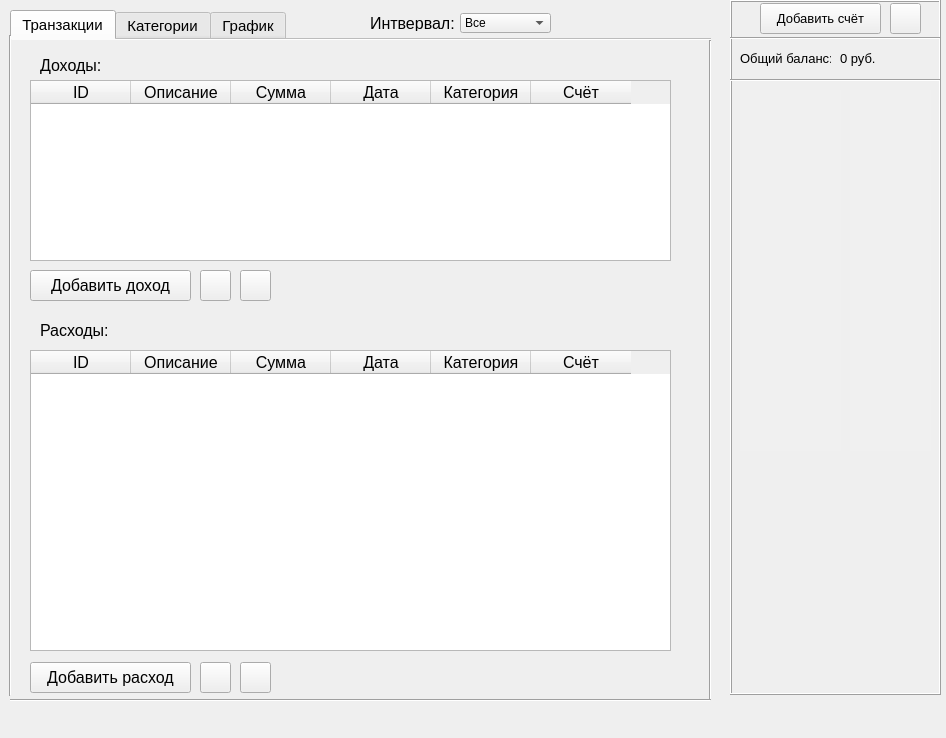
<?xml version="1.0" encoding="UTF-8"?>
<ui version="4.0">
 <class>MainWindow</class>
 <widget class="QMainWindow" name="MainWindow">
  <property name="geometry">
   <rect>
    <x>0</x>
    <y>0</y>
    <width>946</width>
    <height>738</height>
   </rect>
  </property>
  <property name="tabletTracking">
   <bool>false</bool>
  </property>
  <property name="windowTitle">
   <string>MyMoney</string>
  </property>
  <property name="windowIcon">
   <iconset resource="main_window_res.qrc">
    <normaloff>:/newPrefix/res/database_FILL0_wght400_GRAD0_opsz48.svg</normaloff>:/newPrefix/res/database_FILL0_wght400_GRAD0_opsz48.svg</iconset>
  </property>
  <property name="autoFillBackground">
   <bool>false</bool>
  </property>
  <property name="documentMode">
   <bool>false</bool>
  </property>
  <widget class="QWidget" name="centralwidget">
   <widget class="QTabWidget" name="tabWidget">
    <property name="geometry">
     <rect>
      <x>10</x>
      <y>10</y>
      <width>701</width>
      <height>691</height>
     </rect>
    </property>
    <property name="maximumSize">
     <size>
      <width>16777215</width>
      <height>800</height>
     </size>
    </property>
    <property name="font">
     <font>
      <family>Arial</family>
      <pointsize>11</pointsize>
      <weight>50</weight>
      <italic>false</italic>
      <bold>false</bold>
     </font>
    </property>
    <property name="tabletTracking">
     <bool>true</bool>
    </property>
    <property name="autoFillBackground">
     <bool>false</bool>
    </property>
    <property name="styleSheet">
     <string notr="true">border-color: rgb(0, 0, 0);</string>
    </property>
    <property name="tabPosition">
     <enum>QTabWidget::North</enum>
    </property>
    <property name="tabShape">
     <enum>QTabWidget::Rounded</enum>
    </property>
    <property name="currentIndex">
     <number>0</number>
    </property>
    <property name="elideMode">
     <enum>Qt::ElideNone</enum>
    </property>
    <property name="documentMode">
     <bool>true</bool>
    </property>
    <property name="tabBarAutoHide">
     <bool>false</bool>
    </property>
    <widget class="QWidget" name="tab">
     <attribute name="icon">
      <iconset resource="main_window_res.qrc">
       <normaloff>:/newPrefix/res/shopping_basket_FILL0_wght400_GRAD0_opsz48.svg</normaloff>:/newPrefix/res/shopping_basket_FILL0_wght400_GRAD0_opsz48.svg</iconset>
     </attribute>
     <attribute name="title">
      <string>Транзакции</string>
     </attribute>
     <widget class="QTableWidget" name="tableWidget">
      <property name="geometry">
       <rect>
        <x>20</x>
        <y>40</y>
        <width>641</width>
        <height>181</height>
       </rect>
      </property>
      <property name="font">
       <font>
        <pointsize>12</pointsize>
       </font>
      </property>
      <property name="sizeAdjustPolicy">
       <enum>QAbstractScrollArea::AdjustToContents</enum>
      </property>
      <property name="editTriggers">
       <set>QAbstractItemView::AnyKeyPressed|QAbstractItemView::EditKeyPressed</set>
      </property>
      <property name="alternatingRowColors">
       <bool>false</bool>
      </property>
      <property name="sortingEnabled">
       <bool>true</bool>
      </property>
      <column>
       <property name="text">
        <string>ID</string>
       </property>
      </column>
      <column>
       <property name="text">
        <string>Описание</string>
       </property>
      </column>
      <column>
       <property name="text">
        <string>Сумма</string>
       </property>
      </column>
      <column>
       <property name="text">
        <string>Дата</string>
       </property>
      </column>
      <column>
       <property name="text">
        <string>Категория</string>
       </property>
      </column>
      <column>
       <property name="text">
        <string>Счёт</string>
       </property>
      </column>
     </widget>
     <widget class="QTableWidget" name="tableWidget_2">
      <property name="geometry">
       <rect>
        <x>20</x>
        <y>310</y>
        <width>641</width>
        <height>301</height>
       </rect>
      </property>
      <property name="font">
       <font>
        <pointsize>12</pointsize>
        <underline>false</underline>
       </font>
      </property>
      <property name="layoutDirection">
       <enum>Qt::LeftToRight</enum>
      </property>
      <property name="autoFillBackground">
       <bool>false</bool>
      </property>
      <property name="verticalScrollBarPolicy">
       <enum>Qt::ScrollBarAsNeeded</enum>
      </property>
      <property name="sizeAdjustPolicy">
       <enum>QAbstractScrollArea::AdjustToContents</enum>
      </property>
      <property name="editTriggers">
       <set>QAbstractItemView::AnyKeyPressed|QAbstractItemView::EditKeyPressed</set>
      </property>
      <property name="sortingEnabled">
       <bool>true</bool>
      </property>
      <attribute name="horizontalHeaderMinimumSectionSize">
       <number>20</number>
      </attribute>
      <attribute name="verticalHeaderShowSortIndicator" stdset="0">
       <bool>false</bool>
      </attribute>
      <column>
       <property name="text">
        <string>ID</string>
       </property>
      </column>
      <column>
       <property name="text">
        <string>Описание</string>
       </property>
      </column>
      <column>
       <property name="text">
        <string>Сумма</string>
       </property>
      </column>
      <column>
       <property name="text">
        <string>Дата</string>
       </property>
      </column>
      <column>
       <property name="text">
        <string>Категория</string>
       </property>
      </column>
      <column>
       <property name="text">
        <string>Счёт</string>
       </property>
      </column>
     </widget>
     <widget class="QPushButton" name="pushButton_2">
      <property name="geometry">
       <rect>
        <x>20</x>
        <y>230</y>
        <width>161</width>
        <height>31</height>
       </rect>
      </property>
      <property name="font">
       <font>
        <pointsize>12</pointsize>
       </font>
      </property>
      <property name="text">
       <string>Добавить доход</string>
      </property>
      <property name="icon">
       <iconset resource="main_window_res.qrc">
        <normaloff>:/newPrefix/res/add_box_FILL0_wght400_GRAD0_opsz48.svg</normaloff>:/newPrefix/res/add_box_FILL0_wght400_GRAD0_opsz48.svg</iconset>
      </property>
     </widget>
     <widget class="QPushButton" name="pushButton_3">
      <property name="geometry">
       <rect>
        <x>20</x>
        <y>622</y>
        <width>161</width>
        <height>31</height>
       </rect>
      </property>
      <property name="font">
       <font>
        <pointsize>12</pointsize>
       </font>
      </property>
      <property name="text">
       <string>Добавить расход</string>
      </property>
      <property name="icon">
       <iconset resource="main_window_res.qrc">
        <normaloff>:/newPrefix/res/add_box_FILL0_wght400_GRAD0_opsz48.svg</normaloff>:/newPrefix/res/add_box_FILL0_wght400_GRAD0_opsz48.svg</iconset>
      </property>
     </widget>
     <widget class="QLabel" name="label_3">
      <property name="geometry">
       <rect>
        <x>30</x>
        <y>280</y>
        <width>71</width>
        <height>20</height>
       </rect>
      </property>
      <property name="font">
       <font>
        <pointsize>12</pointsize>
       </font>
      </property>
      <property name="text">
       <string>Расходы:</string>
      </property>
     </widget>
     <widget class="QLabel" name="label_4">
      <property name="geometry">
       <rect>
        <x>30</x>
        <y>15</y>
        <width>101</width>
        <height>21</height>
       </rect>
      </property>
      <property name="font">
       <font>
        <pointsize>12</pointsize>
       </font>
      </property>
      <property name="text">
       <string>Доходы:</string>
      </property>
     </widget>
     <widget class="Line" name="line_3">
      <property name="geometry">
       <rect>
        <x>690</x>
        <y>0</y>
        <width>20</width>
        <height>661</height>
       </rect>
      </property>
      <property name="orientation">
       <enum>Qt::Vertical</enum>
      </property>
     </widget>
     <widget class="Line" name="line_4">
      <property name="geometry">
       <rect>
        <x>0</x>
        <y>650</y>
        <width>701</width>
        <height>20</height>
       </rect>
      </property>
      <property name="orientation">
       <enum>Qt::Horizontal</enum>
      </property>
     </widget>
     <widget class="QPushButton" name="pushButton_5">
      <property name="geometry">
       <rect>
        <x>190</x>
        <y>230</y>
        <width>31</width>
        <height>31</height>
       </rect>
      </property>
      <property name="text">
       <string/>
      </property>
      <property name="icon">
       <iconset resource="main_window_res.qrc">
        <normaloff>:/newPrefix/res/edit_FILL0_wght400_GRAD0_opsz48.svg</normaloff>:/newPrefix/res/edit_FILL0_wght400_GRAD0_opsz48.svg</iconset>
      </property>
      <property name="flat">
       <bool>false</bool>
      </property>
     </widget>
     <widget class="QPushButton" name="pushButton_6">
      <property name="geometry">
       <rect>
        <x>230</x>
        <y>230</y>
        <width>31</width>
        <height>31</height>
       </rect>
      </property>
      <property name="text">
       <string/>
      </property>
      <property name="icon">
       <iconset resource="main_window_res.qrc">
        <normaloff>:/newPrefix/res/delete_FILL0_wght400_GRAD0_opsz48.svg</normaloff>:/newPrefix/res/delete_FILL0_wght400_GRAD0_opsz48.svg</iconset>
      </property>
     </widget>
     <widget class="QPushButton" name="pushButton_7">
      <property name="geometry">
       <rect>
        <x>190</x>
        <y>622</y>
        <width>31</width>
        <height>31</height>
       </rect>
      </property>
      <property name="text">
       <string/>
      </property>
      <property name="icon">
       <iconset resource="main_window_res.qrc">
        <normaloff>:/newPrefix/res/edit_FILL0_wght400_GRAD0_opsz48.svg</normaloff>:/newPrefix/res/edit_FILL0_wght400_GRAD0_opsz48.svg</iconset>
      </property>
     </widget>
     <widget class="QPushButton" name="pushButton_8">
      <property name="geometry">
       <rect>
        <x>230</x>
        <y>622</y>
        <width>31</width>
        <height>31</height>
       </rect>
      </property>
      <property name="text">
       <string/>
      </property>
      <property name="icon">
       <iconset resource="main_window_res.qrc">
        <normaloff>:/newPrefix/res/delete_FILL0_wght400_GRAD0_opsz48.svg</normaloff>:/newPrefix/res/delete_FILL0_wght400_GRAD0_opsz48.svg</iconset>
      </property>
     </widget>
    </widget>
    <widget class="QWidget" name="tab_2">
     <attribute name="icon">
      <iconset resource="main_window_res.qrc">
       <normaloff>:/newPrefix/res/menu_FILL0_wght400_GRAD0_opsz48.svg</normaloff>:/newPrefix/res/menu_FILL0_wght400_GRAD0_opsz48.svg</iconset>
     </attribute>
     <attribute name="title">
      <string>Категории</string>
     </attribute>
     <widget class="QPushButton" name="pushButton_4">
      <property name="geometry">
       <rect>
        <x>20</x>
        <y>390</y>
        <width>181</width>
        <height>31</height>
       </rect>
      </property>
      <property name="font">
       <font>
        <pointsize>12</pointsize>
       </font>
      </property>
      <property name="text">
       <string>Добавить категорию</string>
      </property>
      <property name="icon">
       <iconset resource="main_window_res.qrc">
        <normaloff>:/newPrefix/res/add_box_FILL0_wght400_GRAD0_opsz48.svg</normaloff>:/newPrefix/res/add_box_FILL0_wght400_GRAD0_opsz48.svg</iconset>
      </property>
     </widget>
     <widget class="QLabel" name="label_5">
      <property name="geometry">
       <rect>
        <x>20</x>
        <y>13</y>
        <width>81</width>
        <height>20</height>
       </rect>
      </property>
      <property name="font">
       <font>
        <pointsize>12</pointsize>
       </font>
      </property>
      <property name="text">
       <string>Категории:</string>
      </property>
     </widget>
     <widget class="Line" name="line_6">
      <property name="geometry">
       <rect>
        <x>0</x>
        <y>650</y>
        <width>701</width>
        <height>20</height>
       </rect>
      </property>
      <property name="orientation">
       <enum>Qt::Horizontal</enum>
      </property>
     </widget>
     <widget class="Line" name="line_7">
      <property name="geometry">
       <rect>
        <x>690</x>
        <y>0</y>
        <width>20</width>
        <height>661</height>
       </rect>
      </property>
      <property name="orientation">
       <enum>Qt::Vertical</enum>
      </property>
     </widget>
     <widget class="QListWidget" name="listWidget_4">
      <property name="geometry">
       <rect>
        <x>20</x>
        <y>40</y>
        <width>221</width>
        <height>331</height>
       </rect>
      </property>
      <property name="font">
       <font>
        <pointsize>11</pointsize>
       </font>
      </property>
     </widget>
     <widget class="QPushButton" name="pushButton_9">
      <property name="geometry">
       <rect>
        <x>210</x>
        <y>390</y>
        <width>31</width>
        <height>31</height>
       </rect>
      </property>
      <property name="text">
       <string/>
      </property>
      <property name="icon">
       <iconset resource="main_window_res.qrc">
        <normaloff>:/newPrefix/res/delete_FILL0_wght400_GRAD0_opsz48.svg</normaloff>:/newPrefix/res/delete_FILL0_wght400_GRAD0_opsz48.svg</iconset>
      </property>
     </widget>
     <widget class="QPlainTextEdit" name="plainTextEdit">
      <property name="geometry">
       <rect>
        <x>290</x>
        <y>40</y>
        <width>371</width>
        <height>161</height>
       </rect>
      </property>
      <property name="font">
       <font>
        <pointsize>10</pointsize>
       </font>
      </property>
      <property name="styleSheet">
       <string notr="true">background-color: rgb(240, 240, 240);</string>
      </property>
      <property name="frameShape">
       <enum>QFrame::NoFrame</enum>
      </property>
      <property name="frameShadow">
       <enum>QFrame::Sunken</enum>
      </property>
      <property name="verticalScrollBarPolicy">
       <enum>Qt::ScrollBarAlwaysOff</enum>
      </property>
      <property name="horizontalScrollBarPolicy">
       <enum>Qt::ScrollBarAlwaysOff</enum>
      </property>
      <property name="textInteractionFlags">
       <set>Qt::TextSelectableByKeyboard|Qt::TextSelectableByMouse</set>
      </property>
     </widget>
     <widget class="QLabel" name="label_10">
      <property name="geometry">
       <rect>
        <x>80</x>
        <y>370</y>
        <width>161</width>
        <height>16</height>
       </rect>
      </property>
      <property name="font">
       <font>
        <family>Arial</family>
        <pointsize>7</pointsize>
        <weight>50</weight>
        <italic>false</italic>
        <bold>false</bold>
        <underline>true</underline>
       </font>
      </property>
      <property name="text">
       <string>Двойной клик для доп. инофрмации</string>
      </property>
     </widget>
    </widget>
    <widget class="QWidget" name="tab_3">
     <attribute name="title">
      <string>График</string>
     </attribute>
     <widget class="QLabel" name="label_6">
      <property name="geometry">
       <rect>
        <x>550</x>
        <y>15</y>
        <width>71</width>
        <height>21</height>
       </rect>
      </property>
      <property name="font">
       <font>
        <pointsize>12</pointsize>
       </font>
      </property>
      <property name="text">
       <string>Легенда:</string>
      </property>
     </widget>
     <widget class="QTabWidget" name="tabWidget_2">
      <property name="geometry">
       <rect>
        <x>10</x>
        <y>20</y>
        <width>461</width>
        <height>441</height>
       </rect>
      </property>
      <property name="font">
       <font>
        <pointsize>11</pointsize>
       </font>
      </property>
      <property name="currentIndex">
       <number>0</number>
      </property>
      <widget class="QWidget" name="tab_4">
       <attribute name="title">
        <string>Круговой</string>
       </attribute>
       <widget class="QLabel" name="label_8">
        <property name="geometry">
         <rect>
          <x>170</x>
          <y>380</y>
          <width>121</width>
          <height>16</height>
         </rect>
        </property>
        <property name="text">
         <string>0 руб.</string>
        </property>
       </widget>
      </widget>
      <widget class="QWidget" name="tab_5">
       <attribute name="title">
        <string>Ст.</string>
       </attribute>
       <widget class="QLabel" name="label_7">
        <property name="geometry">
         <rect>
          <x>170</x>
          <y>380</y>
          <width>121</width>
          <height>16</height>
         </rect>
        </property>
        <property name="text">
         <string>0 руб.</string>
        </property>
       </widget>
      </widget>
     </widget>
     <widget class="QListWidget" name="listWidget">
      <property name="geometry">
       <rect>
        <x>550</x>
        <y>40</y>
        <width>131</width>
        <height>261</height>
       </rect>
      </property>
      <property name="font">
       <font>
        <pointsize>11</pointsize>
       </font>
      </property>
      <property name="styleSheet">
       <string notr="true">background-color: rgb(240, 240, 240);</string>
      </property>
      <property name="frameShape">
       <enum>QFrame::NoFrame</enum>
      </property>
     </widget>
     <widget class="Line" name="line_8">
      <property name="geometry">
       <rect>
        <x>690</x>
        <y>0</y>
        <width>20</width>
        <height>661</height>
       </rect>
      </property>
      <property name="orientation">
       <enum>Qt::Vertical</enum>
      </property>
     </widget>
     <widget class="Line" name="line_9">
      <property name="geometry">
       <rect>
        <x>0</x>
        <y>650</y>
        <width>701</width>
        <height>20</height>
       </rect>
      </property>
      <property name="orientation">
       <enum>Qt::Horizontal</enum>
      </property>
     </widget>
    </widget>
   </widget>
   <widget class="QFrame" name="frame">
    <property name="geometry">
     <rect>
      <x>730</x>
      <y>0</y>
      <width>211</width>
      <height>695</height>
     </rect>
    </property>
    <property name="font">
     <font>
      <weight>50</weight>
      <bold>false</bold>
      <underline>true</underline>
      <strikeout>false</strikeout>
     </font>
    </property>
    <property name="autoFillBackground">
     <bool>false</bool>
    </property>
    <property name="styleSheet">
     <string notr="true">gridline-color: rgb(0, 0, 0);
border-right-color: rgb(0, 0, 0);
border-color: rgb(0, 0, 0);</string>
    </property>
    <property name="frameShape">
     <enum>QFrame::Box</enum>
    </property>
    <property name="frameShadow">
     <enum>QFrame::Raised</enum>
    </property>
    <widget class="Line" name="line">
     <property name="geometry">
      <rect>
       <x>0</x>
       <y>28</y>
       <width>211</width>
       <height>20</height>
      </rect>
     </property>
     <property name="orientation">
      <enum>Qt::Horizontal</enum>
     </property>
    </widget>
    <widget class="QLabel" name="label">
     <property name="geometry">
      <rect>
       <x>10</x>
       <y>50</y>
       <width>91</width>
       <height>16</height>
      </rect>
     </property>
     <property name="font">
      <font>
       <pointsize>10</pointsize>
      </font>
     </property>
     <property name="text">
      <string>Общий баланс:</string>
     </property>
    </widget>
    <widget class="Line" name="line_2">
     <property name="geometry">
      <rect>
       <x>0</x>
       <y>70</y>
       <width>211</width>
       <height>20</height>
      </rect>
     </property>
     <property name="orientation">
      <enum>Qt::Horizontal</enum>
     </property>
    </widget>
    <widget class="QPushButton" name="pushButton">
     <property name="geometry">
      <rect>
       <x>30</x>
       <y>3</y>
       <width>121</width>
       <height>31</height>
      </rect>
     </property>
     <property name="font">
      <font>
       <pointsize>10</pointsize>
      </font>
     </property>
     <property name="text">
      <string>Добавить счёт</string>
     </property>
     <property name="icon">
      <iconset resource="main_window_res.qrc">
       <normaloff>:/newPrefix/res/open_in_new_FILL0_wght400_GRAD0_opsz48.svg</normaloff>:/newPrefix/res/open_in_new_FILL0_wght400_GRAD0_opsz48.svg</iconset>
     </property>
    </widget>
    <widget class="QLabel" name="label_2">
     <property name="geometry">
      <rect>
       <x>110</x>
       <y>50</y>
       <width>91</width>
       <height>16</height>
      </rect>
     </property>
     <property name="font">
      <font>
       <pointsize>10</pointsize>
      </font>
     </property>
     <property name="text">
      <string>0 руб.</string>
     </property>
    </widget>
    <widget class="QListWidget" name="listWidget_2">
     <property name="geometry">
      <rect>
       <x>10</x>
       <y>90</y>
       <width>101</width>
       <height>361</height>
      </rect>
     </property>
     <property name="font">
      <font>
       <pointsize>12</pointsize>
      </font>
     </property>
     <property name="autoFillBackground">
      <bool>false</bool>
     </property>
     <property name="styleSheet">
      <string notr="true">background-color: rgb(240, 240, 240);</string>
     </property>
     <property name="frameShape">
      <enum>QFrame::NoFrame</enum>
     </property>
    </widget>
    <widget class="QListWidget" name="listWidget_3">
     <property name="geometry">
      <rect>
       <x>120</x>
       <y>90</y>
       <width>81</width>
       <height>361</height>
      </rect>
     </property>
     <property name="font">
      <font>
       <pointsize>12</pointsize>
      </font>
     </property>
     <property name="autoFillBackground">
      <bool>false</bool>
     </property>
     <property name="styleSheet">
      <string notr="true">background-color: rgb(240, 240, 240);</string>
     </property>
     <property name="frameShape">
      <enum>QFrame::NoFrame</enum>
     </property>
    </widget>
    <widget class="QPushButton" name="pushButton_10">
     <property name="geometry">
      <rect>
       <x>160</x>
       <y>3</y>
       <width>31</width>
       <height>31</height>
      </rect>
     </property>
     <property name="sizePolicy">
      <sizepolicy hsizetype="Minimum" vsizetype="Fixed">
       <horstretch>0</horstretch>
       <verstretch>0</verstretch>
      </sizepolicy>
     </property>
     <property name="text">
      <string/>
     </property>
     <property name="icon">
      <iconset resource="main_window_res.qrc">
       <normaloff>:/newPrefix/res/delete_FILL0_wght400_GRAD0_opsz48.svg</normaloff>:/newPrefix/res/delete_FILL0_wght400_GRAD0_opsz48.svg</iconset>
     </property>
    </widget>
    <zorder>line_2</zorder>
    <zorder>line</zorder>
    <zorder>pushButton</zorder>
    <zorder>label</zorder>
    <zorder>label_2</zorder>
    <zorder>listWidget_2</zorder>
    <zorder>listWidget_3</zorder>
    <zorder>pushButton_10</zorder>
   </widget>
   <widget class="Line" name="line_5">
    <property name="geometry">
     <rect>
      <x>0</x>
      <y>35</y>
      <width>20</width>
      <height>661</height>
     </rect>
    </property>
    <property name="orientation">
     <enum>Qt::Vertical</enum>
    </property>
   </widget>
   <widget class="QComboBox" name="comboBox">
    <property name="geometry">
     <rect>
      <x>460</x>
      <y>13</y>
      <width>91</width>
      <height>20</height>
     </rect>
    </property>
    <item>
     <property name="text">
      <string>Все</string>
     </property>
    </item>
    <item>
     <property name="text">
      <string>Сегодня</string>
     </property>
    </item>
    <item>
     <property name="text">
      <string>Неделя</string>
     </property>
    </item>
    <item>
     <property name="text">
      <string>Месяц</string>
     </property>
    </item>
    <item>
     <property name="text">
      <string>Год</string>
     </property>
    </item>
   </widget>
   <widget class="QLabel" name="label_9">
    <property name="geometry">
     <rect>
      <x>370</x>
      <y>15</y>
      <width>91</width>
      <height>16</height>
     </rect>
    </property>
    <property name="font">
     <font>
      <pointsize>12</pointsize>
      <weight>50</weight>
      <bold>false</bold>
      <stylestrategy>PreferAntialias</stylestrategy>
      <kerning>true</kerning>
     </font>
    </property>
    <property name="text">
     <string>Интвервал:</string>
    </property>
   </widget>
   <zorder>frame</zorder>
   <zorder>tabWidget</zorder>
   <zorder>line_5</zorder>
   <zorder>comboBox</zorder>
   <zorder>label_9</zorder>
  </widget>
  <action name="actionNew">
   <property name="text">
    <string>New</string>
   </property>
  </action>
  <action name="actionOpen">
   <property name="text">
    <string>Open</string>
   </property>
  </action>
  <action name="actionClose">
   <property name="text">
    <string>Close</string>
   </property>
  </action>
 </widget>
 <resources>
  <include location="main_window_res.qrc"/>
 </resources>
 <connections/>
</ui>
